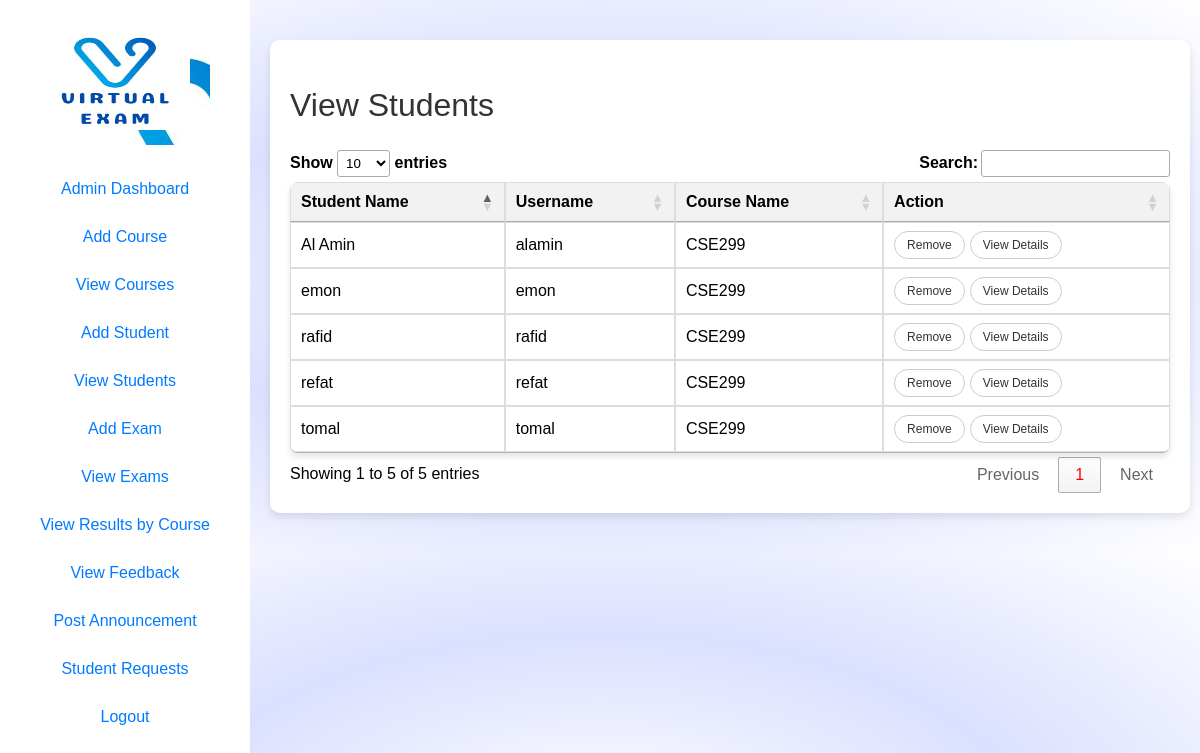
The app's page /view_students.php (signed in) with its own data.
### tables this page shows
CREATE TABLE `Students` (
  `student_id` int(11) NOT NULL,
  `student_name` varchar(100) NOT NULL,
  `course_id` int(11) DEFAULT NULL,
  `username` varchar(32) NOT NULL,
  `password` varchar(255) NOT NULL,
  `email` varchar(100) DEFAULT NULL,
  `dob` date NOT NULL,
  `phone_number` varchar(20) DEFAULT NULL,
  `gender` enum('male','female','others') DEFAULT 'others',
  `address` varchar(255) DEFAULT NULL,
  `security_question` varchar(255) DEFAULT NULL,
  `security_question_answer` varchar(255) DEFAULT NULL
);

CREATE TABLE `Courses` (
  `course_id` int(11) NOT NULL,
  `course_name` varchar(100) NOT NULL
);

### view_students.php (the view, shortened to what this page needs)
<?php
require_once 'conn.php';
$sql = "SELECT Students.student_id, Students.student_name, Students.username, Courses.course_name
        FROM Students
        INNER JOIN Courses ON Students.course_id = Courses.course_id";
$result = $conn->query($sql);
?>
<!DOCTYPE html>
<html lang="en">
<head>
     <link rel="stylesheet" type="text/css" href="https://cdn.datatables.net/1.11.5/css/jquery.dataTables.css">
    <link rel="stylesheet" href="styles.css">
</head>
<body>
    <div id="sidebar">
        <?php include 'slidebar.php'; ?>
    </div>
    <div id="content" class="wrapper">
        <h2>View Students</h2>
        <table id="studentsTable" class="table">
            <thead>
                <tr>
                    <th>Student Name</th>
                    <th>Username</th>
                    <th>Course Name</th>
                    <th>Action</th>
                </tr>
            </thead>
            <tbody>
                <?php
                if ($result->rowCount() > 0) {
                    while ($row = $result->fetch(PDO::FETCH_ASSOC)) {
                        echo "<tr>";
                        echo "<td>" . $row['student_name'] . "</td>";
                        echo "<td>" . $row['username'] . "</td>";
                        echo "<td>" . $row['course_name'] . "</td>";
                        echo "<td>";
                        echo "<a href='remove_student.php?student_id=" . $row['student_id'] . "' class='action-btn'' onclick='return confirm(\"Are you sure you want to delete this student?\")'>Remove</a>";
                        echo "<a href='view_student_details.php?student_id=" . $row['student_id'] . "'' class='action-btn'>View Details</a>";
                        echo "</td>";
                        echo "</tr>";
                    }
                } else {
                    echo "<tr><td colspan='4'>No students found</td></tr>";
                }
                ?>
            </tbody>
        </table>
    </div>
</body>
</html>

### styles.css (style rules this page uses)
* { transition: all 0.5s ease; }
body { font-family: Arial, sans-serif; margin: 0; padding: 0; background-size: cover; background-image: radial-gradient(rgb(255, 255, 255), rgb(219, 224, 255), rgb(255, 255, 255)); }
#content { margin-left: 250px; padding: 20px; }
h2 { font: 2em sans-serif; color: #333; padding: 0ch; }
#content { margin-left: 270px; margin-right: 10px; padding: 20px; transition: margin-left 0.3s ease; }
.wrapper { background-color: #ffffff; border-radius: 10px; box-shadow: 0 4px 8px rgba(0, 0, 0, 0.1); padding: 20px; margin: 40px 40px 40px 40px; }
.action-btn { display: inline-block; padding: 6px 12px; border-radius: 20px; font-size: 12px; cursor: pointer; transition: background-color 0.3s ease, color 0.3s ease; text-decoration: none; color: #333; border: 1px solid #ccc; background-color: #fff; margin-right: 5px; }
.table { width: 100%; border-collapse: collapse; background-color: #fff; box-shadow: 0 4px 6px rgba(0, 0, 0, 0.1); border-radius: 8px; overflow: hidden; }
th, td { border: 1px solid #ddd; padding: 12px; text-align: left; }
th { background-color: #f2f2f2; }

### records on screen
students: student_name "refat", username "refat", course.course_name "CSE299"
students: student_name "emon", username "emon", course.course_name "CSE299"
students: student_name "rafid", username "rafid", course.course_name "CSE299"
students: student_name "tomal", username "tomal", course.course_name "CSE299"
students: student_name "Al Amin", username "alamin", course.course_name "CSE299"
